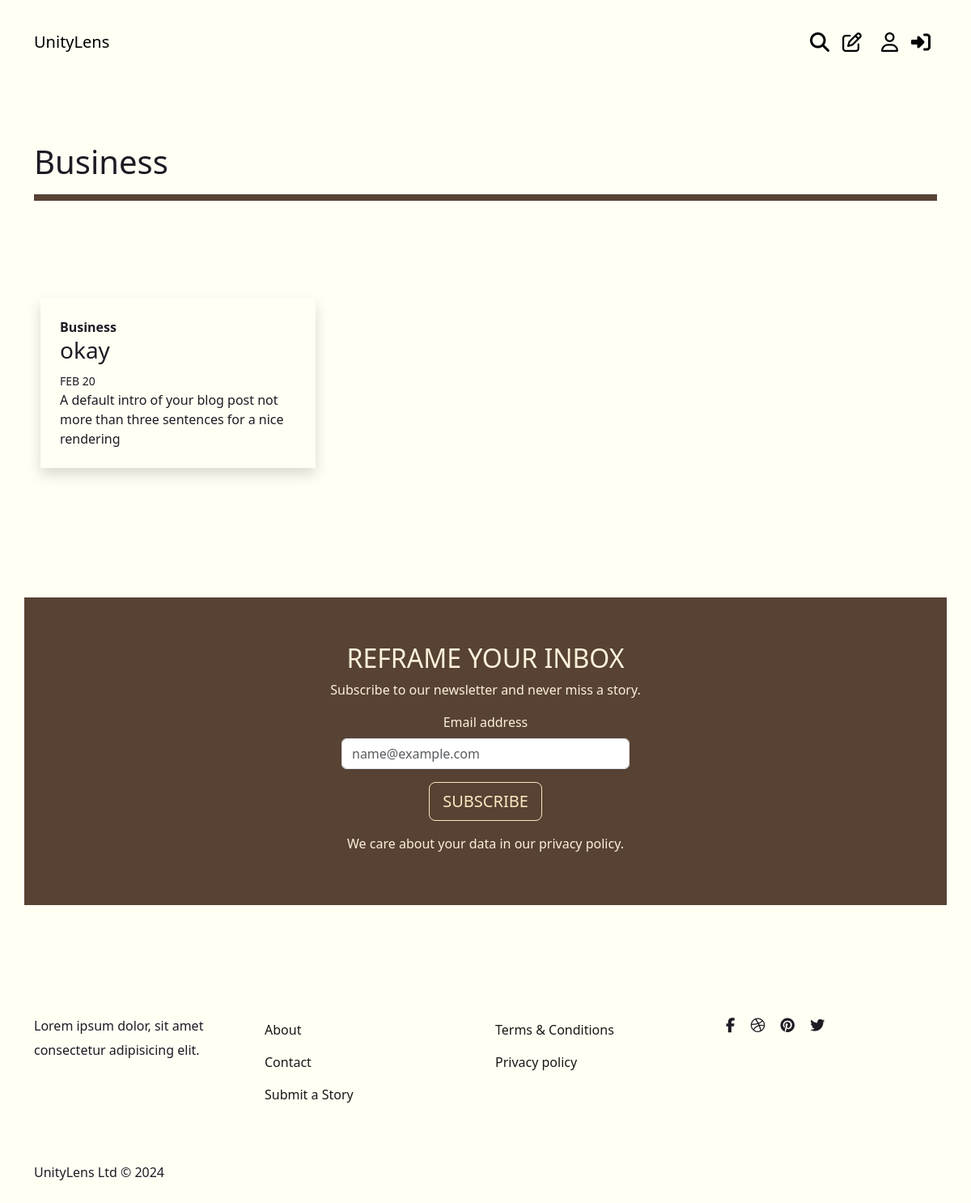
The page /category/Business/ on the database its author committed.
### blog/models.py (models this page shows, shortened)
class PostModel(models.Model):
    id = models.AutoField(primary_key=True)
    title = models.CharField(max_length=100)
    intro = models.TextField(max_length=255)
    content = RichTextUploadingField()
    author = models.ForeignKey(User, on_delete=models.CASCADE)
    category = models.CharField(max_length=100, default='culture')
    date_created = models.DateTimeField(auto_now_add=True)
    image = models.ImageField(upload_to='uploads/', blank=True, null=True, default='thumbnail1.png')
    thumbnail = models.URLField(blank=True, null=True)
    class Meta:
        ordering = ('-date_created',)

### blog/views.py (the view)
# urls.py: path('category/<str:cats>/', views.category, name='blog-category'),
def category(request, cats):
    category_posts = PostModel.objects.filter(category=cats)
    thumbnail_asigner(category_posts)
    context = {
        'cats': cats,
        'category_posts': category_posts,
        'now': timezone.now(),
    }
    return render (request, 'blog/category.html', context)

### blog/views.py (called while the page is built, shortened)
def thumbnail_asigner(posts):
    for post in posts:
        soup = BeautifulSoup(post.content, 'html.parser')
        candidate_elements = soup.find_all(['img', 'p', 'div', 'span', 'a'])  # Add more elements if needed

### templates/blog/category.html (shortened to what this page needs)
{% extends 'partials/base.html' %}
{% block nav %}
{% include 'partials/nav.html' %}
{% endblock %}
{% block content %}
<section class="">
    <div class="container my-5 py-5">
        <h1>{{ cats }}</h1>
        <hr class="custom-hr border-4 opacity-100">
    </div>
</section>
    {% if category_posts %}
        <section class="mb-5 pb-5">
            <div class="container mb-5 pb-2">
                <div class="row row-cols-1 row-cols-md-2 row-cols-lg-3 g-4 post-card">
                    {% for post in category_posts %}
                    <a href="{% url 'blog-post-detail' post.id %}">
                        <div class="col">
                            <div class="post-card card shadow p-2 m-2">
                                <div class="card-body">
                                    <strong class="d-inline-block">{{ post.category }}</strong>
                                    <h3 class="card-title">{{ post.title }}</h3>
                                    {% if post.date_created|date:"Y" != now|date:"Y" %}
                                        <small>{{ post.date_created|date:"b j, Y"|upper }}</small>
                                    {% else %}
                                        <small>{{ post.date_created|date:"b j"|upper }}</small>
                                    {% endif %}
                                    <p class="card-text text-justify">{{ post.intro }}</p>
                                </div>
                            </div>
                        </div>
                    </a>
                    {% endfor %}
                </div>
            </div>
    {% else %}
            <div class="container">
                <h3>Sorry this category doesn't exist yet...</h3>
            </div>
    {% endif %}
</section>
{% endblock %}
{% block newsletter %}
{% include 'partials/newsletter.html' %}
{% endblock %}
{% block footer %}
{% include 'partials/footer.html' %}
{% endblock %}

### static/styles.css (style rules this page uses)
body { background-color:#fffff4; color:#201a23; }
.card { background-color: #38323B; color: #fffff4; }
.custom-hr { border:5px solid #574234; }
.post-card { border: 0 none; border-radius: 0; background-color: transparent !important; color: #201a23; }
.post-card a { text-decoration: none; color: inherit; }

### rows shown on the page
PostModel: category "Business", title "okay", date_created "FEB 20", intro "A default intro of your blog post not more than three sentences for a nice rendering"
